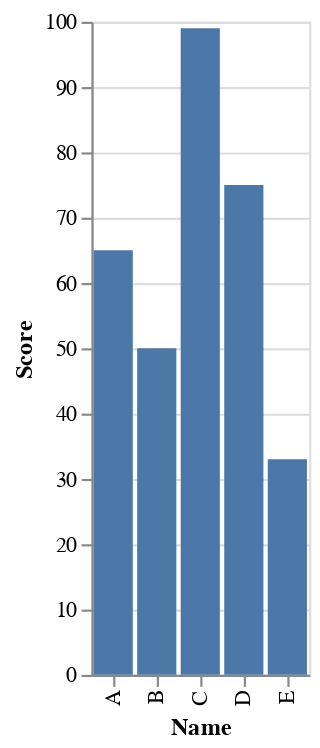

Notebook code cell kept with this figure:
### Code cell
import altair as alt 
import pandas as pd  
score_data = pd.DataFrame({ 'Name': ['A', 'B', 'C', 'D', 'E'], 
                           'Score': [65, 50, 99, 75, 33] }) 
alt.Chart(score_data).mark_bar().encode(x='Name',y='Score' )

### Figure 1 — Vega-Lite specification as saved in the notebook (floating-point values rounded to 4 significant figures)
{"config": {"view": {"continuousWidth": 300, "continuousHeight": 300}}, "data": {"name": "data-be9a66bf6b746cce8c549c02b9ae89d2"}, "mark": {"type": "bar"}, "encoding": {"x": {"field": "Name", "type": "nominal"}, "y": {"field": "Score", "type": "quantitative"}}, "$schema": "https://vega.github.io/schema/vega-lite/v5.17.0.json", "datasets": {"data-be9a66bf6b746cce8c549c02b9ae89d2": [{"Name": "A", "Score": 65}, {"Name": "B", "Score": 50}, {"Name": "C", "Score": 99}, {"Name": "D", "Score": 75}, {"Name": "E", "Score": 33}]}}
